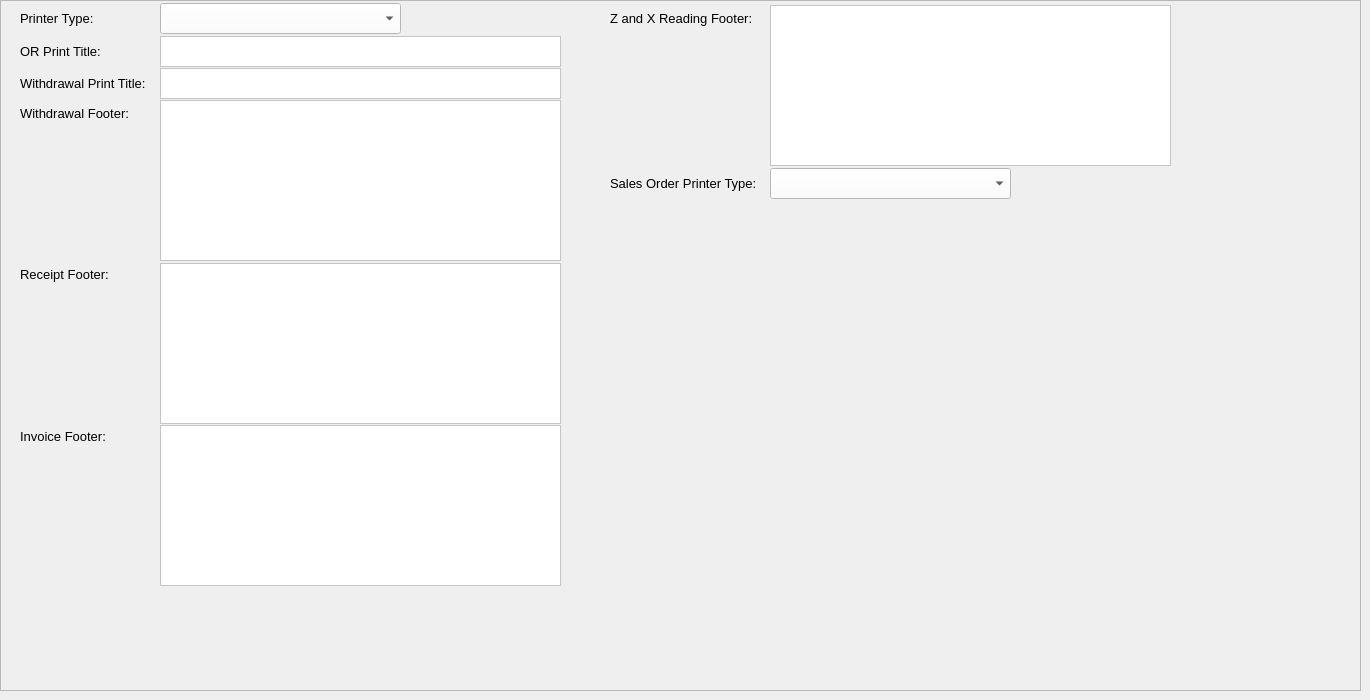
    <widget class="QWidget" name="tabPrinterSettings">
     <attribute name="title">
      <string>Printer Settings</string>
     </attribute>
     <widget class="QFrame" name="frame_18">
      <property name="geometry">
       <rect>
        <x>0</x>
        <y>0</y>
        <width>1361</width>
        <height>691</height>
       </rect>
      </property>
      <property name="frameShape">
       <enum>QFrame::StyledPanel</enum>
      </property>
      <property name="frameShadow">
       <enum>QFrame::Raised</enum>
      </property>
      <widget class="QLabel" name="label_40">
       <property name="geometry">
        <rect>
         <x>20</x>
         <y>10</y>
         <width>121</width>
         <height>16</height>
        </rect>
       </property>
       <property name="font">
        <font>
         <family>Segoe UI</family>
         <pointsize>10</pointsize>
        </font>
       </property>
       <property name="text">
        <string>Printer Type:</string>
       </property>
      </widget>
      <widget class="QComboBox" name="comboBoxPrinterType">
       <property name="geometry">
        <rect>
         <x>160</x>
         <y>3</y>
         <width>241</width>
         <height>31</height>
        </rect>
       </property>
       <property name="styleSheet">
        <string notr="true">color: rgb(0, 0, 0);
background-color: rgb(255, 255, 255);</string>
       </property>
      </widget>
      <widget class="QLabel" name="label_41">
       <property name="geometry">
        <rect>
         <x>20</x>
         <y>43</y>
         <width>121</width>
         <height>16</height>
        </rect>
       </property>
       <property name="font">
        <font>
         <family>Segoe UI</family>
         <pointsize>10</pointsize>
        </font>
       </property>
       <property name="text">
        <string>OR Print Title:</string>
       </property>
      </widget>
      <widget class="QTextEdit" name="textEditORPrintTitle">
       <property name="geometry">
        <rect>
         <x>160</x>
         <y>36</y>
         <width>401</width>
         <height>31</height>
        </rect>
       </property>
       <property name="font">
        <font>
         <family>Segoe UI</family>
         <pointsize>10</pointsize>
        </font>
       </property>
       <property name="styleSheet">
        <string notr="true">background-color: rgb(255, 255, 255);
color: rgb(0, 0, 0);</string>
       </property>
       <property name="readOnly">
        <bool>true</bool>
       </property>
      </widget>
      <widget class="QTextEdit" name="textEditWithdrawalPrintTitle">
       <property name="geometry">
        <rect>
         <x>160</x>
         <y>68</y>
         <width>401</width>
         <height>31</height>
        </rect>
       </property>
       <property name="font">
        <font>
         <family>Segoe UI</family>
         <pointsize>10</pointsize>
        </font>
       </property>
       <property name="styleSheet">
        <string notr="true">background-color: rgb(255, 255, 255);
color: rgb(0, 0, 0);</string>
       </property>
       <property name="readOnly">
        <bool>true</bool>
       </property>
      </widget>
      <widget class="QLabel" name="label_42">
       <property name="geometry">
        <rect>
         <x>20</x>
         <y>75</y>
         <width>131</width>
         <height>16</height>
        </rect>
       </property>
       <property name="font">
        <font>
         <family>Segoe UI</family>
         <pointsize>10</pointsize>
        </font>
       </property>
       <property name="text">
        <string>Withdrawal Print Title:</string>
       </property>
      </widget>
      <widget class="QTextEdit" name="textEditWithdrawalFooter">
       <property name="geometry">
        <rect>
         <x>160</x>
         <y>100</y>
         <width>401</width>
         <height>161</height>
        </rect>
       </property>
       <property name="font">
        <font>
         <family>Segoe UI</family>
         <pointsize>10</pointsize>
        </font>
       </property>
       <property name="styleSheet">
        <string notr="true">background-color: rgb(255, 255, 255);
color: rgb(0, 0, 0);</string>
       </property>
       <property name="readOnly">
        <bool>true</bool>
       </property>
      </widget>
      <widget class="QLabel" name="label_43">
       <property name="geometry">
        <rect>
         <x>20</x>
         <y>105</y>
         <width>121</width>
         <height>16</height>
        </rect>
       </property>
       <property name="font">
        <font>
         <family>Segoe UI</family>
         <pointsize>10</pointsize>
        </font>
       </property>
       <property name="text">
        <string>Withdrawal Footer:</string>
       </property>
      </widget>
      <widget class="QTextEdit" name="textEditReceiptFooter">
       <property name="geometry">
        <rect>
         <x>160</x>
         <y>263</y>
         <width>401</width>
         <height>161</height>
        </rect>
       </property>
       <property name="font">
        <font>
         <family>Segoe UI</family>
         <pointsize>10</pointsize>
        </font>
       </property>
       <property name="styleSheet">
        <string notr="true">background-color: rgb(255, 255, 255);
color: rgb(0, 0, 0);</string>
       </property>
       <property name="readOnly">
        <bool>true</bool>
       </property>
      </widget>
      <widget class="QLabel" name="label_44">
       <property name="geometry">
        <rect>
         <x>20</x>
         <y>266</y>
         <width>121</width>
         <height>16</height>
        </rect>
       </property>
       <property name="font">
        <font>
         <family>Segoe UI</family>
         <pointsize>10</pointsize>
        </font>
       </property>
       <property name="text">
        <string>Receipt Footer:</string>
       </property>
      </widget>
      <widget class="QLabel" name="label_45">
       <property name="geometry">
        <rect>
         <x>20</x>
         <y>428</y>
         <width>121</width>
         <height>16</height>
        </rect>
       </property>
       <property name="font">
        <font>
         <family>Segoe UI</family>
         <pointsize>10</pointsize>
        </font>
       </property>
       <property name="text">
        <string>Invoice Footer:</string>
       </property>
      </widget>
      <widget class="QTextEdit" name="textEditInvoiceFooter">
       <property name="geometry">
        <rect>
         <x>160</x>
         <y>425</y>
         <width>401</width>
         <height>161</height>
        </rect>
       </property>
       <property name="font">
        <font>
         <family>Segoe UI</family>
         <pointsize>10</pointsize>
        </font>
       </property>
       <property name="styleSheet">
        <string notr="true">background-color: rgb(255, 255, 255);
color: rgb(0, 0, 0);</string>
       </property>
       <property name="readOnly">
        <bool>true</bool>
       </property>
      </widget>
      <widget class="QTextEdit" name="textEditPOSReportFooter">
       <property name="geometry">
        <rect>
         <x>770</x>
         <y>5</y>
         <width>401</width>
         <height>161</height>
        </rect>
       </property>
       <property name="font">
        <font>
         <family>Segoe UI</family>
         <pointsize>10</pointsize>
        </font>
       </property>
       <property name="styleSheet">
        <string notr="true">background-color: rgb(255, 255, 255);
color: rgb(0, 0, 0);</string>
       </property>
       <property name="readOnly">
        <bool>true</bool>
       </property>
      </widget>
      <widget class="QLabel" name="label_46">
       <property name="geometry">
        <rect>
         <x>610</x>
         <y>10</y>
         <width>151</width>
         <height>16</height>
        </rect>
       </property>
       <property name="font">
        <font>
         <family>Segoe UI</family>
         <pointsize>10</pointsize>
        </font>
       </property>
       <property name="text">
        <string>Z and X Reading Footer:</string>
       </property>
      </widget>
      <widget class="QComboBox" name="comboBoxPrinterType_2">
       <property name="geometry">
        <rect>
         <x>770</x>
         <y>168</y>
         <width>241</width>
         <height>31</height>
        </rect>
       </property>
       <property name="styleSheet">
        <string notr="true">color: rgb(0, 0, 0);
background-color: rgb(255, 255, 255);</string>
       </property>
      </widget>
      <widget class="QLabel" name="label_47">
       <property name="geometry">
        <rect>
         <x>610</x>
         <y>175</y>
         <width>151</width>
         <height>16</height>
        </rect>
       </property>
       <property name="font">
        <font>
         <family>Segoe UI</family>
         <pointsize>10</pointsize>
        </font>
       </property>
       <property name="text">
        <string>Sales Order Printer Type:</string>
       </property>
      </widget>
     </widget>
    </widget>
